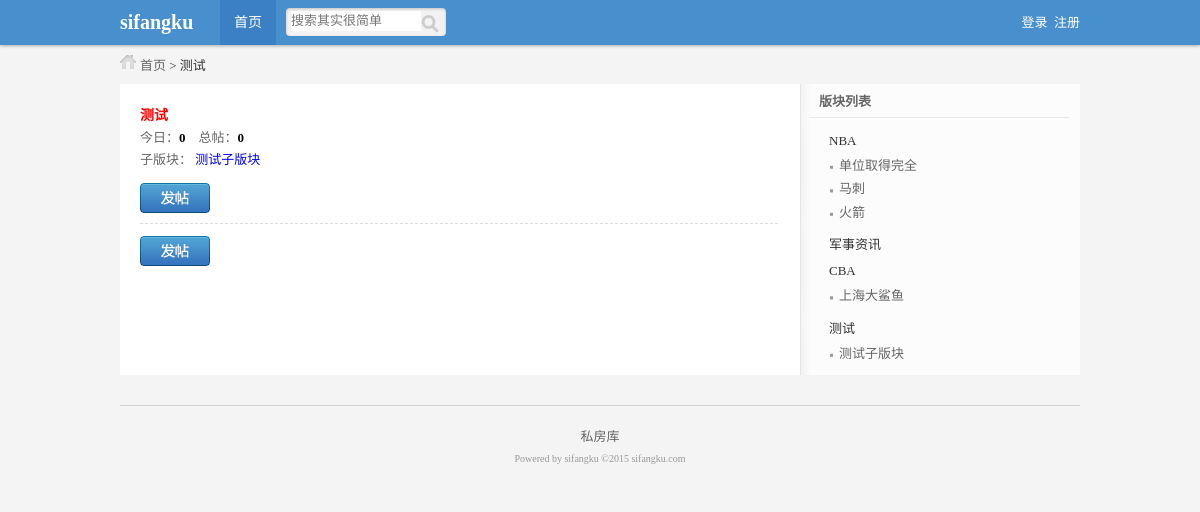
/sfkbbs/list_father.php?id=25, run on the app's committed database.
### tables this page shows
CREATE TABLE IF NOT EXISTS `sfk_father_module` (
  `id` int(10) unsigned NOT NULL AUTO_INCREMENT,
  `module_name` varchar(66) NOT NULL,
  `sort` int(11) DEFAULT '0',
  PRIMARY KEY (`id`)
);

CREATE TABLE IF NOT EXISTS `sfk_son_module` (
  `id` int(10) unsigned NOT NULL AUTO_INCREMENT,
  `father_module_id` int(10) unsigned NOT NULL,
  `module_name` varchar(66) NOT NULL,
  `info` varchar(255) NOT NULL,
  `member_id` int(10) unsigned NOT NULL DEFAULT '0',
  `sort` int(10) unsigned NOT NULL DEFAULT '0',
  PRIMARY KEY (`id`)
);

### sfkbbs/inc/mysql.inc.php (called while the page is built, shortened)
<?php
function execute($link,$query){
	$result=mysqli_query($link,$query);
	return $result;
}
function num($link,$sql_count){
	$result=execute($link,$sql_count);
	$count=mysqli_fetch_row($result);
	return $count[0];
}
?>

### sfkbbs/list_father.php (the view, shortened to what this page needs)
<?php
include_once 'inc/mysql.inc.php';
$link=connect();
$query="select * from sfk_father_module where id={$_GET['id']}";
$result_father=execute($link, $query);
$data_father=mysqli_fetch_assoc($result_father);
$query="select * from sfk_son_module where father_module_id={$_GET['id']}";
$result_son=execute($link,$query);
$id_son='';
$son_list='';
while($data_son=mysqli_fetch_assoc($result_son)){
	$id_son.=$data_son['id'].',';
	$son_list.="<a href='list_son.php?id={$data_son['id']}'>{$data_son['module_name']}</a> ";
}
$id_son=trim($id_son,',');
$query="select count(*) from sfk_content where module_id in({$id_son})";
$count_all=num($link,$query);
$query="select count(*) from sfk_content where module_id in({$id_son}) and time>CURDATE()";
$count_today=num($link,$query);
?>
<?php include 'inc/header.inc.php'?>
<div id="position" class="auto">
	 <a href="index.php">首页</a> &gt; <?php echo $data_father['module_name']?>
</div>
<div id="main" class="auto">
	<div id="left">
		<div class="box_wrap">
			<h3><?php echo $data_father['module_name']?></h3>
			<div class="num">
			    今日：<span><?php echo $count_today?></span>&nbsp;&nbsp;&nbsp;
			    总帖：<span><?php echo $count_all?></span>
			  <div class="moderator"> 子版块：  <?php echo $son_list?></div>
			</div>
			<div class="pages_wrap">
				<a class="btn publish" href="publish.php?father_module_id=<?php echo $_GET['id']?>" target="_blank"></a>
			</div>
		</div>
		<ul class="postsList">
		</ul>
		<div class="pages_wrap">
			<a class="btn publish" href="publish.php?father_module_id=<?php echo $_GET['id']?>" target="_blank"></a>
		</div>
	</div>
	<div id="right">
		<div class="classList">
			<div class="title">版块列表</div>
			<ul class="listWrap">
				<?php
				$query="select * from sfk_father_module";
				$result_father=execute($link, $query);
				while($data_father=mysqli_fetch_assoc($result_father)){
				?>
				<li>
					<h2><a href="list_father.php?id=<?php echo $data_father['id']?>"><?php echo $data_father['module_name']?></a></h2>
					<ul>
						<?php
						$query="select * from sfk_son_module where father_module_id={$data_father['id']}";
						$result_son=execute($link, $query);
						while($data_son=mysqli_fetch_assoc($result_son)){
						?>
						<li><h3><a href="list_son.php?id=<?php echo $data_son['id']?>"><?php echo $data_son['module_name']?></a></h3></li>
						<?php
						}
						?>
					</ul>
				</li>
				<?php
				}
				?>
			</ul>
		</div>
	</div>
</div>
<?php include 'inc/footer.inc.php'?>

### sfkbbs/style/public.css (style rules this page uses)
body,div,ul,ol,li,dl,dt,dd,h1,h2,h3,h4,h5,h6,form,input,textarea,p { margin:0px; padding:0px; font-size:13px; font-family:Tahoma; }
ul { list-style:none; }
a { text-decoration:none; }
body { background:#f4f4f4; color:#333; }
.auto { width:960px; margin:0 auto; }
#position { background:url(style_icon.png) 0px -60px no-repeat; text-indent:20px; }
#position a { color:#666; }
a.btn { display:block; width:70px; height:30px; float:left; }
a.publish { background:url(bg.png) 0 0 no-repeat; }

### sfkbbs/style/list.css (style rules this page uses)
#main { background:url(main_bg.png) repeat-y; margin-top:10px; }
#main #left { width:638px; padding:7px 20px; float:left; }
#main #right { width:282px; float:right; }
#main #left .box_wrap { color:#666; line-height:22px; }
#main #left div.box_wrap h3 { margin:14px 0 0 0; font-size:14px; color:red; }
#main #left div.num span { color:#000; font-weight:bold; }
#main #left div.pages_wrap { margin:12px 0 0 0; }
#main ul.postsList { margin:10px 0 0 0; border-top:1px dashed #ddd; }
#main #right .classList .title { width:260px; margin:0 auto; padding:7px 0; font-weight:bold; color:#666; text-indent:10px; border-bottom:1px solid #e8e8e8; }
#main #right .classList ul.listWrap { width:220px; margin:15px auto 0 auto; }
#main #right .classList ul.listWrap li h2 a { color:#333; font-weight:normal; }
#main #right .classList ul.listWrap li ul { margin:5px 0 10px 0px; }
#main #right .classList ul.listWrap li ul li { background:url(style_icon.png) 0px -389px no-repeat; line-height:180%; border-radius:3px; color: #666; padding-left:10px; }
#main #right .classList ul.listWrap li ul li h3 a { font-weight:normal; color:#666; }

### data on the page
sfk_father_module: module_name "测试"
sfk_son_module: module_name "测试子版块"
sfk_father_module: module_name "NBA"
sfk_son_module: module_name "单位取得完全"
sfk_son_module: module_name "马刺"
sfk_son_module: module_name "火箭"
sfk_father_module: module_name "军事资讯"
sfk_father_module: module_name "CBA"
sfk_son_module: module_name "上海大鲨鱼"

### other printed values
$count_today "0"
$count_all "0"
